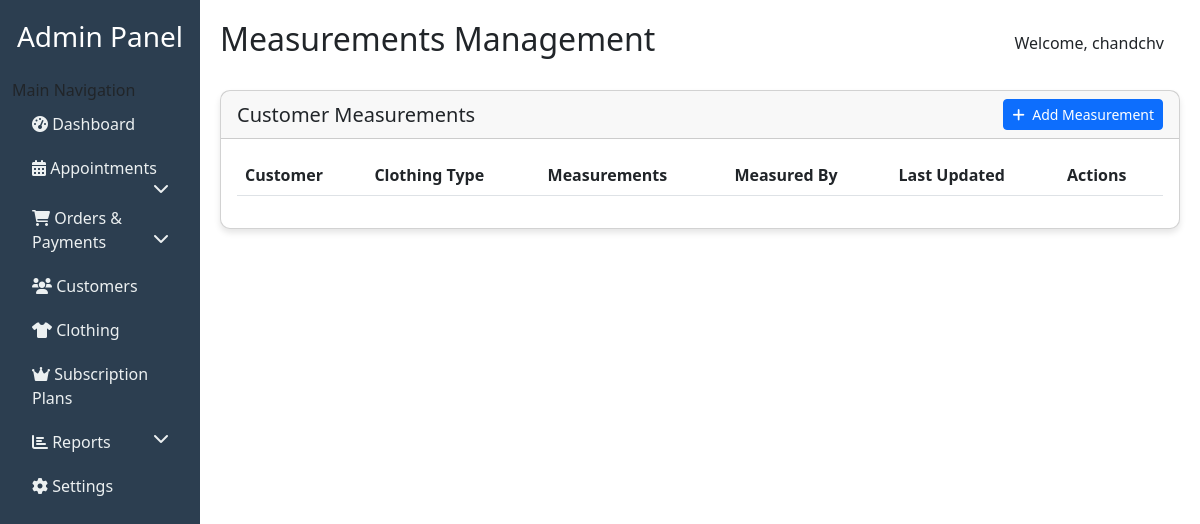
The page /custom-admin/measurements/ (signed in) on the database as committed earlier.
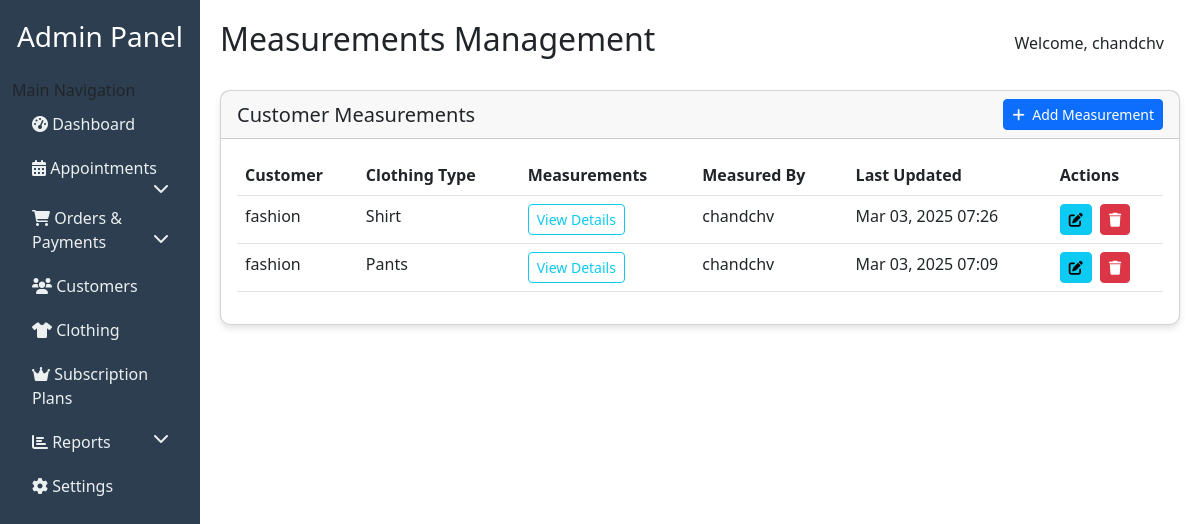
The same page on the database as committed later.
### sub_app/models.py (models this page shows, shortened)
class User(AbstractUser):
    print("Setting up User model fields")
    phone = models.CharField(max_length=15, unique=True)
    address = models.TextField()
    preferences = models.TextField(blank=True, null=True)  # Style preferences
    measurements = models.JSONField(default=dict)  # Store measurements in JSON format
    stylist = models.ForeignKey('Stylist', on_delete=models.SET_NULL, null=True, blank=True, related_name='client_users')
    style_quiz_completed = models.BooleanField(default=False)
    style_preferences = models.JSONField(default=dict)  # Store detailed style quiz responses
    shipping_address = models.TextField()
    billing_address = models.TextField(blank=True, null=True)
    email_notifications = models.BooleanField(default=True)
    sms_notifications = models.BooleanField(default=True)

class CustomerMeasurement(models.Model):
    user = models.ForeignKey(User, on_delete=models.CASCADE, related_name='customer_measurements')
    clothing_type = models.ForeignKey(ClothingMeasurements, on_delete=models.CASCADE)
    measurements = models.JSONField(default=dict)
    notes = models.TextField(blank=True)
    last_updated = models.DateTimeField(auto_now=True)
    measured_by = models.ForeignKey(User, on_delete=models.SET_NULL, null=True, related_name='measurements_taken')
    class Meta:
        unique_together = ['user', 'clothing_type']

class ClothingMeasurements(models.Model):
    CLOTHING_TYPE_CHOICES = [
        ('shirt', 'Shirt'),
        ('pants', 'Pants'),
        ('suit', 'Suit'),
        ('kurta', 'Kurta'),
        ('blazer', 'Blazer'),
        ('sherwani', 'Sherwani'),
    ]
    clothing_type = models.CharField(max_length=20, choices=CLOTHING_TYPE_CHOICES)
    measurement_fields = models.JSONField(
        default=dict,
        help_text='Dictionary of required measurements for this clothing type'
    )
    description = models.TextField(blank=True)
    created_at = models.DateTimeField(auto_now_add=True)
    updated_at = models.DateTimeField(auto_now=True)
    class Meta:
        unique_together = ['clothing_type']

### sub_app/views_admin.py (the view)
# urls.py: path('custom-admin/measurements/', views_admin.custom_admin_measurements, name='custom_admin_measurements'),
@user_passes_test(is_admin, login_url='login')
def custom_admin_measurements(request):
    measurements = CustomerMeasurement.objects.select_related(
        'user', 'clothing_type'
    ).order_by('-last_updated')
    context = {
        'measurements': measurements,
    }
    return render(request, 'measurement/measurements.html', context)

### sub_app/views_admin.py (called while the page is built)
def is_admin(user):
    return user.is_authenticated and user.is_staff

### sub_app/templates/measurement/measurements.html (shortened to what this page needs)
{% extends "admin_dashboard/base.html" %}
{% block page_title %}Measurements Management{% endblock %}
{% block content %}
<div class="card dashboard-card">
    <div class="card-header">
        <div class="d-flex justify-content-between align-items-center">
            <h5 class="mb-0">Customer Measurements</h5>
            <a href="{% url 'add_measurement' %}" class="btn btn-primary btn-sm">
                <i class="fas fa-plus me-1"></i> Add Measurement
            </a>
        </div>
    </div>
    <div class="card-body">
        <div class="table-responsive">
            <table class="table table-hover">
                <thead>
                    <tr>
                        <th>Customer</th>
                        <th>Clothing Type</th>
                        <th>Measurements</th>
                        <th>Measured By</th>
                        <th>Last Updated</th>
                        <th>Actions</th>
                    </tr>
                </thead>
                <tbody>
                    {% for measurement in measurements %}
                    <tr>
                        <td>{{ measurement.user.get_full_name|default:measurement.user.username }}</td>
                        <td>{{ measurement.clothing_type.get_clothing_type_display }}</td>
                        <td>
                            <button type="button" class="btn btn-sm btn-outline-info" data-bs-toggle="modal" data-bs-target="#measurementModal{{ measurement.id }}">
                                View Details
                            </button>
                        </td>
                        <td>{{ measurement.measured_by.get_full_name|default:measurement.measured_by.username|default:"N/A" }}</td>
                        <td>{{ measurement.last_updated|date:"M d, Y H:i" }}</td>
                        <td>
                            <a href="{% url 'add_measurement' %}?edit={{ measurement.id }}" class="btn btn-sm btn-info me-1">
                                <i class="fas fa-edit"></i>
                            </a>
                            <a href="{% url 'admin:sub_app_customermeasurement_delete' measurement.id %}" class="btn btn-sm btn-danger">
                                <i class="fas fa-trash"></i>
                            </a>
                        </td>
                    </tr>
                    {% endfor %}
                </tbody>
            </table>
        </div>
    </div>
</div>
{% endblock %}

### sub_app/templates/admin_dashboard/base.html (shortened to what this page needs)
<!DOCTYPE html>
<html lang="en">
<head>
    <link href="https://cdn.jsdelivr.net/npm/bootstrap@5.3.0/dist/css/bootstrap.min.css" rel="stylesheet">
    <link href="https://cdnjs.cloudflare.com/ajax/libs/font-awesome/6.0.0/css/all.min.css" rel="stylesheet">
</head>
<body>
    <div class="container-fluid">
        <div class="row">
            <div class="col-md-2 sidebar">
                <h3 class="text-white text-center mb-4">Admin Panel</h3>
                <div class="sidebar-heading">
                    Main Navigation
                </div>
                <ul class="nav flex-column">
                    <li class="nav-item">
                        <a class="nav-link {% if request.resolver_match.url_name == 'custom_admin_dashboard' %}active{% endif %}"
                           href="{% url 'custom_admin_dashboard' %}">
                            <i class="fas fa-tachometer-alt"></i> Dashboard
                        </a>
                    </li>
                    <li class="nav-item">
                        <a class="nav-link {% if 'appointment' in request.path %}active{% endif %}"
                           href="#appointmentSubmenu" data-bs-toggle="collapse">
                            <i class="fas fa-calendar-alt"></i> Appointments
                            <i class="fas fa-chevron-down float-end"></i>
                        </a>
                    </li>
                    <li class="nav-item">
                        <a class="nav-link {% if 'order' in request.path or 'payment' in request.path %}active{% endif %}"
                           href="#orderSubmenu" data-bs-toggle="collapse">
                            <i class="fas fa-shopping-cart"></i> Orders & Payments
                            <i class="fas fa-chevron-down float-end"></i>
                        </a>
                    </li>
                    <li class="nav-item">
                        <a class="nav-link {% if request.resolver_match.url_name == 'custom_admin_customers' %}active{% endif %}"
                           href="{% url 'custom_admin_customers' %}">
                            <i class="fas fa-users"></i> Customers
                        </a>
                    </li>
                    <li class="nav-item">
                        <a class="nav-link {% if request.resolver_match.url_name == 'custom_admin_clothing' %}active{% endif %}"
                           href="{% url 'custom_admin_clothing' %}">
                            <i class="fas fa-tshirt"></i> Clothing
                        </a>
                    </li>
                    <li class="nav-item">
                        <a class="nav-link {% if 'plans' in request.path %}active{% endif %}"
                           href="{% url 'subscription_plans' %}">
                            <i class="fas fa-crown"></i> Subscription Plans
                        </a>
                    </li>
                    <li class="nav-item">
                        <a class="nav-link" href="#reportsSubmenu" data-bs-toggle="collapse">
                            <i class="fas fa-chart-bar"></i> Reports
                            <i class="fas fa-chevron-down float-end"></i>
                        </a>
                    </li>
                    <li class="nav-item">
                        <a class="nav-link" href="#">
                            <i class="fas fa-cog"></i> Settings
                        </a>
                    </li>
                </ul>
            </div>
            <div class="col-md-10 main-content">
                <div class="d-flex justify-content-between align-items-center mb-4">
                    <h2>{% block page_title %}Dashboard{% endblock %}</h2>
                    <div class="user-info">
                        <span class="me-3">Welcome, {{ request.user.username }}</span>
                    </div>
                </div>
                {% block content %}{% endblock %}
            </div>
        </div>
    </div>
</body>
</html>

### sub_app/templates/admin_dashboard/base.html (style rules this page uses)
.sidebar { min-height: 100vh; background-color: #2c3e50; padding-top: 20px; }
.sidebar a { color: #ecf0f1; text-decoration: none; padding: 10px 20px; display: block; }
.main-content { padding: 20px; }
.dashboard-card { border-radius: 10px; box-shadow: 0 4px 6px rgba(0, 0, 0, 0.1); margin-bottom: 20px; }

Rows that differ between the two databases and show on the page:
added CustomerMeasurement: user.get_full_name "fashion", clothing_type.clothing_type "Shirt", measured_by.get_full_name "chandchv", last_updated "Mar 03, 2025 07:26"
added CustomerMeasurement: user.get_full_name "fashion", clothing_type.clothing_type "Pants", measured_by.get_full_name "chandchv", last_updated "Mar 03, 2025 07:09"
